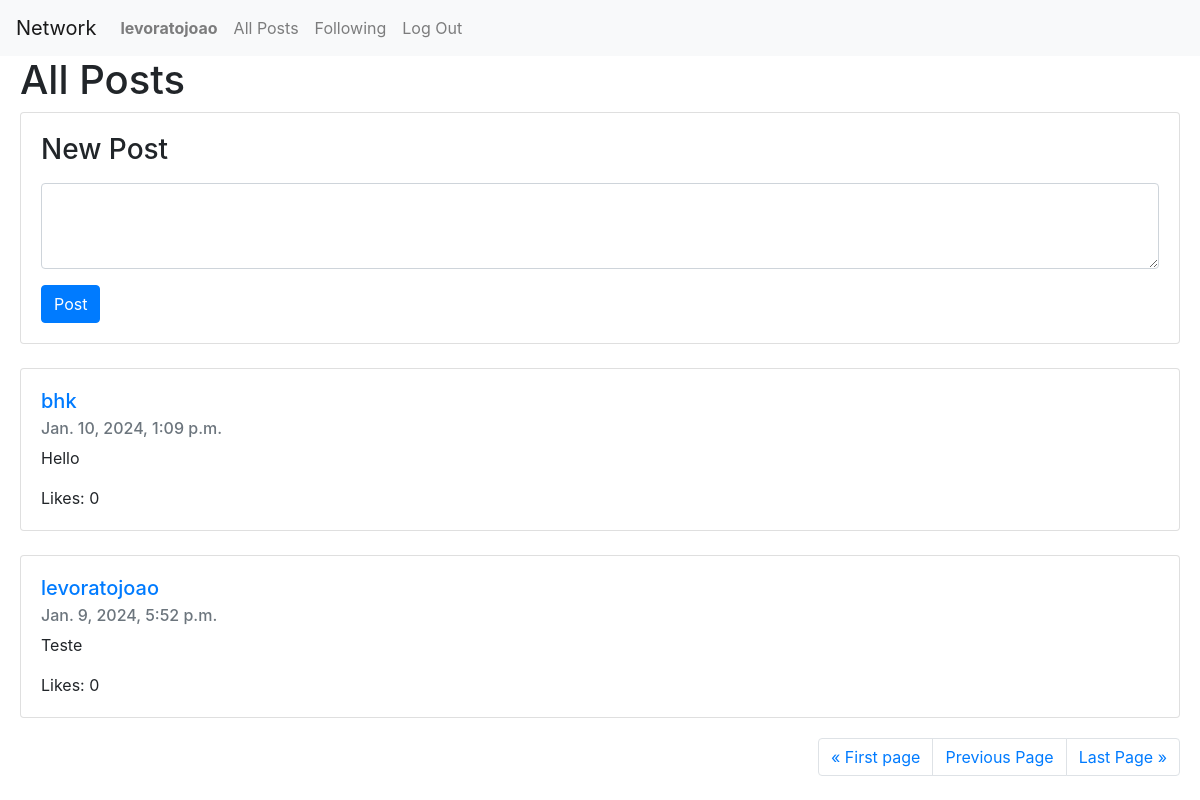
/?page=2 (signed in), run on the app's committed database.
### network/models.py (models this page shows, shortened)
class User(AbstractUser):
    pass

class Posts(models.Model):
    poster = models.ForeignKey(User, on_delete=models.CASCADE, blank=True, related_name="poster")
    content = models.TextField(max_length=500)
    creationDate = models.DateTimeField(auto_now_add=True, null=True, blank=True)
    likes = models.ManyToManyField(User, blank=True, null=True, related_name="likes")

### network/views.py (the view)
# urls.py: path("", views.index, name="index"),
def index(request):
    posts = Posts.objects.order_by("-creationDate").all()
    paginator = Paginator(posts, 10)
    page_number = request.GET.get("page", 1)
    page_obj = paginator.get_page(page_number)
    return render(request, "network/index.html", {
        "posts": page_obj
    })

### network/templates/network/index.html (shortened to what this page needs)
{% extends 'network/layout.html' %}
{% block body %}
    <h1 style="margin-left: 20px;">All Posts</h1>
    {% if user.is_authenticated %}
        <div class="posts" style="margin-left: 20px; margin-right: 20px;">
            <div class="card">
                <div class="card-body">
                    <form action="{% url 'create' %}" method="post">
                        <div class="form-group" id="createPost-form">
                            <h3><label for="new-post">New Post</label></h3>
                            <textarea class="form-control" id="new-post" name="content" rows="3"></textarea>
                        </div>
                        <input class="btn btn-primary" type="submit" id="post-button" value="Post">
                    </form>
                </div>
            </div>
        </div>
    {% endif %}
    <div id="posts" style="margin-left: 20px; margin-right: 20px;">
        {% for post in posts %}
        <br>
        <div class="card">
            <div class="card-body">
                <a id="profile" href="{% url 'profile' post.poster.username %}" class="card-link"><h5 class="card-title">{{ post.poster }}</h5></a>
                <h6 class="card-subtitle mb-2 text-muted">{{ post.creationDate }}</h6>
                <p class="card-text">{{ post.content }}</p>
                <p class="card-text">Likes: {{ post.lokes|length }}</p>
            </div>
        </div>
        {% endfor %}
    </div>
    <div id="pag-div" style="margin-right: 20px; margin-top: 20px;">
        <nav aria-label="Page navigation example">
            <ul class="pagination justify-content-end">
                <li class="page-item"><a class="page-link" href="?page=1">&laquo; First page</a></li>
                {% if posts.has_previous %}
                    <li class="page-item"><a class="page-link" href="?page={{ posts.previous_page_number }}">Previous Page</a></li>
                {% endif %}
                <li class="page-item"><a class="page-link" href="?page={{ posts.paginator.num_pages }}">Last Page &raquo;</a></li>
            </ul>
        </nav>
    </div>
{% endblock %}

### network/templates/network/layout.html (shortened to what this page needs)
{% load static %}
<!DOCTYPE html>
<html lang="en">
    <head>
        <link rel="stylesheet" href="https://stackpath.bootstrapcdn.com/bootstrap/4.4.1/css/bootstrap.min.css">
        <link href="{% static 'network/styles.css' %}" rel="stylesheet">
    </head>
    <body>
        <nav class="navbar navbar-expand-lg navbar-light bg-light">
            <a class="navbar-brand" href="{% url 'index' %}">Network</a>
            <div>
              <ul class="navbar-nav mr-auto">
                {% if user.is_authenticated %}
                    <li class="nav-item">
                        <a class="nav-link" href="#"><strong>{{ user.username }}</strong></a>
                    </li>
                {% endif %}
                <li class="nav-item">
                  <a class="nav-link" href="{% url 'index' %}">All Posts</a>
                </li>
                {% if user.is_authenticated %}
                    <li class="nav-item">
                        <a class="nav-link" href="{% url 'following' user.username %}">Following</a>
                    </li>
                    <li class="nav-item">
                        <a class="nav-link" href="{% url 'logout' %}">Log Out</a>
                    </li>
                {% endif %}
              </ul>
            </div>
          </nav>
        <div class="body">
            {% block body %}
            {% endblock %}
        </div>
    </body>
</html>

### network/static/network/styles.css (style rules this page uses)
#posts { margin-left: 20px; margin-right: 20px; }
#pag-div { margin-right: 20px; margin-top: 20px; }

### data on the page
User: username "levoratojoao"
Posts: poster "bhk", creationDate "Jan. 10, 2024, 1:09 p.m.", content "Hello", lokes|length "0"
Posts: poster "levoratojoao", creationDate "Jan. 9, 2024, 5:52 p.m.", content "Teste", lokes|length "0"
